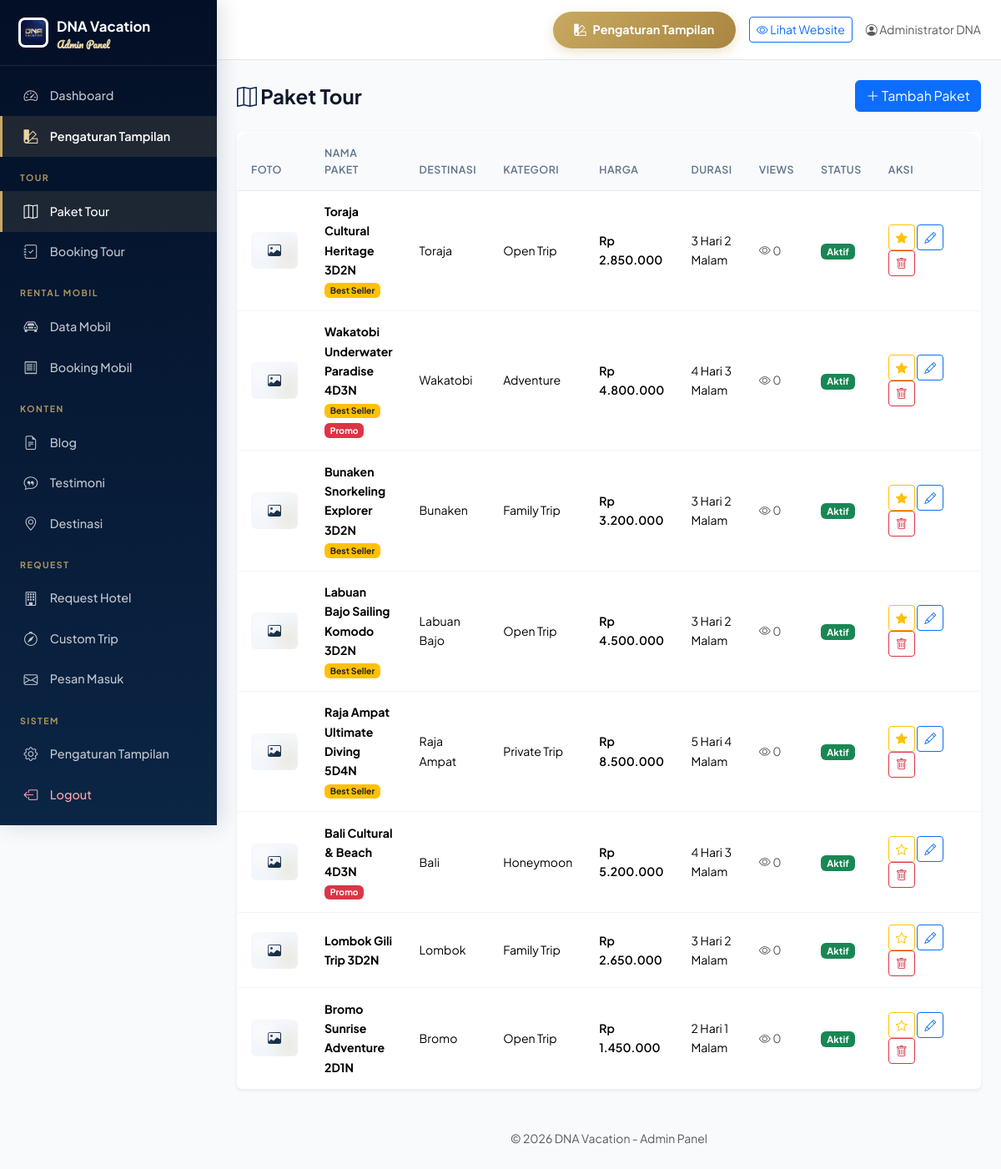
Page /admin/tours.php (signed in) on the committed database.
### tables this page shows
CREATE TABLE tours (
  id INT AUTO_INCREMENT PRIMARY KEY,
  title VARCHAR(200) NOT NULL,
  slug VARCHAR(220) NOT NULL UNIQUE,
  destination_id INT,
  category_id INT,
  description TEXT,
  itinerary TEXT,
  includes TEXT,
  excludes TEXT,
  terms TEXT,
  meeting_point VARCHAR(255),
  duration VARCHAR(50),
  duration_days INT DEFAULT 1,
  price DECIMAL(12,0) NOT NULL DEFAULT 0,
  price_label VARCHAR(50) DEFAULT 'per orang',
  min_persons INT DEFAULT 1,
  max_persons INT DEFAULT 20,
  image VARCHAR(255),
  gallery TEXT COMMENT 'JSON array of image paths',
  is_active TINYINT(1) DEFAULT 1,
  is_best_seller TINYINT(1) DEFAULT 0,
  is_promo TINYINT(1) DEFAULT 0,
  promo_price DECIMAL(12,0) DEFAULT NULL,
  departure_dates TEXT COMMENT 'JSON array of dates',
  sort_order INT DEFAULT 0,
  view_count INT DEFAULT 0,
  meta_title VARCHAR(200),
  meta_description TEXT,
  created_at TIMESTAMP DEFAULT CURRENT_TIMESTAMP,
  updated_at TIMESTAMP DEFAULT CURRENT_TIMESTAMP ON UPDATE CURRENT_TIMESTAMP,
  FOREIGN KEY (destination_id) REFERENCES destinations(id) ON DELETE SET NULL,
  FOREIGN KEY (category_id) REFERENCES tour_categories(id) ON DELETE SET NULL,
  INDEX idx_active (is_active),
  INDEX idx_destination (destination_id),
  INDEX idx_category (category_id)
);

CREATE TABLE destinations (
  id INT AUTO_INCREMENT PRIMARY KEY,
  name VARCHAR(100) NOT NULL,
  slug VARCHAR(120) NOT NULL UNIQUE,
  description TEXT,
  image VARCHAR(255),
  is_popular TINYINT(1) DEFAULT 0,
  created_at TIMESTAMP DEFAULT CURRENT_TIMESTAMP
);

CREATE TABLE tour_categories (
  id INT AUTO_INCREMENT PRIMARY KEY,
  name VARCHAR(100) NOT NULL,
  slug VARCHAR(120) NOT NULL UNIQUE,
  description TEXT,
  created_at TIMESTAMP DEFAULT CURRENT_TIMESTAMP
);

### includes/config.php (called while the page is built, shortened)
<?php
function formatRupiah($amount) {
    return 'Rp ' . number_format($amount, 0, ',', '.');
}
function e($str) {
    return htmlspecialchars($str, ENT_QUOTES, 'UTF-8');
}

### admin/tours.php (the view, shortened to what this page needs)
<?php
require_once __DIR__ . '/includes/header.php';
$tours = $pdo->query("SELECT t.*, d.name as dest_name, tc.name as cat_name FROM tours t LEFT JOIN destinations d ON t.destination_id = d.id LEFT JOIN tour_categories tc ON t.category_id = tc.id ORDER BY t.created_at DESC")->fetchAll();
?>
<div class="p-3 p-md-4">
    <div class="d-flex justify-content-between align-items-center mb-4">
        <h4 class="fw-bold mb-0"><i class="bi bi-map text-primary-custom"></i> Paket Tour</h4>
        <a href="tour-form.php" class="btn btn-primary"><i class="bi bi-plus-lg"></i> Tambah Paket</a>
    </div>
    <div class="card border-0 shadow-sm">
        <div class="card-body p-0">
            <div class="table-responsive">
                <table class="table admin-table table-hover align-middle mb-0">
                    <thead>
                        <tr>
                            <th style="width:70px">Foto</th>
                            <th>Nama Paket</th>
                            <th>Destinasi</th>
                            <th>Kategori</th>
                            <th>Harga</th>
                            <th>Durasi</th>
                            <th>Views</th>
                            <th>Status</th>
                            <th style="width:150px">Aksi</th>
                        </tr>
                    </thead>
                    <tbody>
                        <?php if (empty($tours)): ?>
                            <tr><td colspan="9" class="text-center text-muted py-4">Belum ada paket tour.</td></tr>
                        <?php else: ?>
                            <?php foreach ($tours as $t): ?>
                                <tr>
                                    <td>
                                        <?php if ($t['image']): ?>
                                            <img src="<?= uploadUrl($t['image']) ?>" class="rounded" style="width:56px;height:44px;object-fit:cover" onerror="handleImgError(this)">
                                        <?php else: ?>
                                            <div class="placeholder-img rounded" style="width:56px;height:44px;font-size:1rem"><i class="bi bi-image"></i></div>
                                        <?php endif; ?>
                                    </td>
                                    <td>
                                        <strong><?= e($t['title']) ?></strong>
                                        <div>
                                            <?php if ($t['is_best_seller']): ?><span class="badge bg-warning text-dark" style="font-size:.65rem">Best Seller</span><?php endif; ?>
                                            <?php if ($t['is_promo']): ?><span class="badge bg-danger" style="font-size:.65rem">Promo</span><?php endif; ?>
                                        </div>
                                    </td>
                                    <td class="small"><?= e($t['dest_name'] ?? '-') ?></td>
                                    <td class="small"><?= e($t['cat_name'] ?? '-') ?></td>
                                    <td class="fw-semibold small"><?= formatRupiah($t['price']) ?></td>
                                    <td class="small"><?= e($t['duration']) ?></td>
                                    <td class="small text-muted"><i class="bi bi-eye"></i> <?= $t['view_count'] ?></td>
                                    <td>
                                        <a href="?toggle=<?= $t['id'] ?>" class="badge bg-<?= $t['is_active'] ? 'success' : 'secondary' ?> text-decoration-none" style="font-size:.7rem">
                                            <?= $t['is_active'] ? 'Aktif' : 'Nonaktif' ?>
                                        </a>
                                    </td>
                                    <td>
                                        <a href="?best_seller=<?= $t['id'] ?>" class="btn btn-sm btn-outline-warning" title="<?= $t['is_best_seller'] ? 'Hapus dari' : 'Set jadi' ?> Best Seller"><i class="bi bi-star<?= $t['is_best_seller'] ? '-fill' : '' ?>"></i></a>
                                        <a href="tour-form.php?id=<?= $t['id'] ?>" class="btn btn-sm btn-outline-primary" title="Edit"><i class="bi bi-pencil"></i></a>
                                        <a href="?delete=<?= $t['id'] ?>" class="btn btn-sm btn-outline-danger" data-confirm="Hapus paket ini?" title="Hapus"><i class="bi bi-trash"></i></a>
                                    </td>
                                </tr>
                            <?php endforeach; ?>
                        <?php endif; ?>
                    </tbody>
                </table>
            </div>
        </div>
    </div>
</div>
<?php require_once __DIR__ . '/includes/footer.php'; ?>

### assets/css/style.css (style rules this page uses)
:root { --primary: #0B2545; --primary-dark: #061838; --primary-darker: #030F26; --primary-mid: #13315C; --primary-light: #E8EEF7; --primary-lighter: #F4F7FC; --gold: #C9A961; --gold-dark: #A88540; --gold-light: #E8D6A3; --gold-lighter: #FBF5E4; --secondary: #C9A961; --secondary-dark: #A88540; --secondary-light: #FBF5E4; --accent: #EC7B4E; --accent-light: #FFEDD5; --success: #10B981; --success-light: #D1FAE5; --danger: #EF4444; --warning: #F59E0B; --dark: #0F172A; --gray-50: #F8FAFC; --gray-100: #F1F5F9; --gray-200: #E2E8F0; --gray-300: #CBD5E1; --gray-400: #94A3B8; --gray-500: #64748B; --gray-600: #475569; --gray-700: #334155; --gray-800: #1E293B; --font-main: 'Plus Jakarta Sans', -apple-system, BlinkMacSystemFont, sans-serif; --font-script: 'Pacifico', 'Dancing Script', cursive; --radius: 14px; --radius-sm: 10px; --radius-lg: 20px; --radius-xl: 28px; --shadow: 0 1px 3px rgba(11,37,69,.06), 0 1px 2px rgba(11,37,69,.04); --shadow-md: 0 4px 16px rgba(11,37,69,.08); --shadow-lg: 0 12px 32px rgba(11,37,69,.12); --shadow-xl: 0 20px 48px rgba(11,37,69,.18); --transition: all .25s cubic-bezier(.4,0,.2,1); }
* { box-sizing: border-box; }
body { font-family: var(--font-main); color: var(--dark); line-height: 1.65; background: #fff; -webkit-font-smoothing: antialiased; text-rendering: optimizeLegibility; }
a { text-decoration: none; }
.text-primary-custom { color: var(--primary) !important; }
.placeholder-img { background: linear-gradient(135deg, var(--primary-lighter), var(--gray-100)); display: flex; align-items: center; justify-content: center; color: var(--primary); font-size: 2.5rem; overflow: hidden; position: relative; }
.placeholder-img::before { content: ''; position: absolute; inset: 0; background: radial-gradient(circle at 20% 30%, rgba(255,255,255,.5) 0%, transparent 40%), radial-gradient(circle at 80% 70%, rgba(201,169,97,.15) 0%, transparent 50%); }
body.admin-body { background: var(--gray-50); }
.admin-table { background: #fff; border-radius: var(--radius); border: 1px solid var(--gray-200); overflow: hidden; }
.admin-table th { background: var(--gray-50); font-weight: 600; font-size: .78rem; text-transform: uppercase; letter-spacing: .5px; color: var(--gray-500); padding: .85rem 1rem; border-bottom: 1px solid var(--gray-200); }
.admin-table td { padding: .85rem 1rem; font-size: .88rem; vertical-align: middle; border-bottom: 1px solid var(--gray-100); }
.admin-table tr:last-child td { border-bottom: none; }

### rows in the picture
tours: title "Toraja Cultural Heritage 3D2N", is_best_seller "Best Seller", destination.name "Toraja", category.name "Open Trip", price "Rp 2.850.000", duration "3 Hari 2 Malam", view_count "0", is_active "Aktif"
tours: title "Wakatobi Underwater Paradise 4D3N", is_best_seller "Best Seller", is_promo "Promo", destination.name "Wakatobi", category.name "Adventure", price "Rp 4.800.000", duration "4 Hari 3 Malam", view_count "0", is_active "Aktif"
tours: title "Bunaken Snorkeling Explorer 3D2N", is_best_seller "Best Seller", destination.name "Bunaken", category.name "Family Trip", price "Rp 3.200.000", duration "3 Hari 2 Malam", view_count "0", is_active "Aktif"
tours: title "Labuan Bajo Sailing Komodo 3D2N", is_best_seller "Best Seller", destination.name "Labuan Bajo", category.name "Open Trip", price "Rp 4.500.000", duration "3 Hari 2 Malam", view_count "0", is_active "Aktif"
tours: title "Raja Ampat Ultimate Diving 5D4N", is_best_seller "Best Seller", destination.name "Raja Ampat", category.name "Private Trip", price "Rp 8.500.000", duration "5 Hari 4 Malam", view_count "0", is_active "Aktif"
tours: title "Bali Cultural & Beach 4D3N", is_promo "Promo", destination.name "Bali", category.name "Honeymoon", price "Rp 5.200.000", duration "4 Hari 3 Malam", view_count "0", is_active "Aktif", is_best_seller 0 (drawn)
tours: title "Lombok Gili Trip 3D2N", destination.name "Lombok", category.name "Family Trip", price "Rp 2.650.000", duration "3 Hari 2 Malam", view_count "0", is_active "Aktif", is_best_seller 0 (drawn)
tours: title "Bromo Sunrise Adventure 2D1N", destination.name "Bromo", category.name "Open Trip", price "Rp 1.450.000", duration "2 Hari 1 Malam", view_count "0", is_active "Aktif", is_best_seller 0 (drawn)

### other values in the picture
$_SESSION['admin_name'] "Administrator DNA"
SITE_NAME "DNA Vacation"
